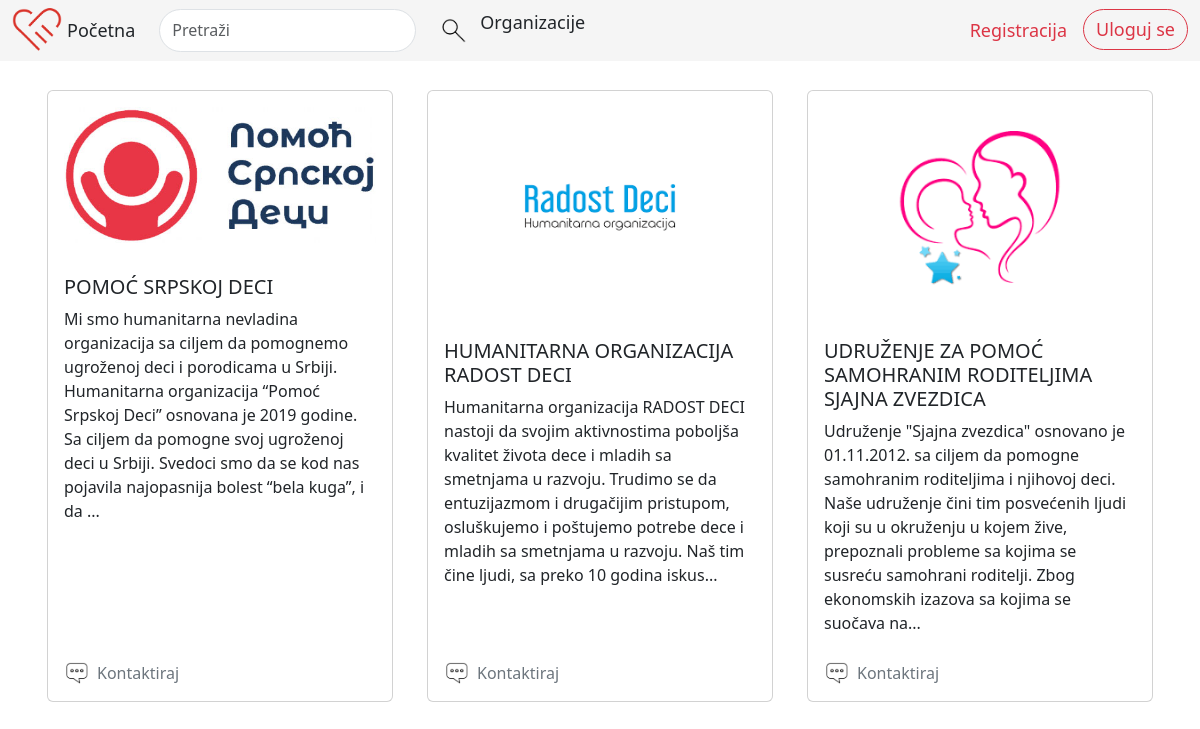
Page /organizacije/ on the committed database.
### users/models.py (models this page shows, shortened)
class Organization(models.Model):
    name = models.CharField(max_length=255)
    address = models.CharField(max_length=255)
    pib = models.CharField(max_length=50)
    website = models.URLField(blank=True, null=True)
    description = models.TextField()
    needs_description = models.TextField()
    accepted = models.BooleanField(default=False)
    user = models.ForeignKey(settings.AUTH_USER_MODEL, on_delete=models.CASCADE, null=True)

class User (AbstractBaseUser, PermissionsMixin):
    email = models.EmailField(unique=True , default='')
    username = models.CharField(blank=True,default='',unique=True, max_length=50)
    image = models.ImageField(blank=True, default='profile_pics/profil.png', upload_to='profile_pics')
    is_active = models.BooleanField(default=True)
    is_staff = models.BooleanField(default=False)
    is_organization = models.BooleanField(default=False)
    objects = CustomUserManager()
    USERNAME_FIELD = 'email'
    EMAIL_FIELD = 'email'
    REQUIRED_FIELDS = ['username']
    class Meta:
        verbose_name = "User"
        verbose_name_plural = "Users"

### Doniraj/views.py (the view)
# urls.py: path('organizacije/', views.organizacije, name='organizacije'),
def organizacije(request):
    organizations = Organization.objects.filter(accepted = True).all()
    return render(request, 'organizacije.html', {'organizations': organizations})

### templates/organizacije.html (shortened to what this page needs)
{% extends 'layout.html' %}
{% block content %}
<div class="container card-container py-4">
    <div class="row justify-content-center">
        {% for organization in organizations %}
        <div class="col-12 col-md-6 col-lg-4 mb-4">
            <div class="card card-shadow h-100">
                <a href="/organizacijaOglas/{{ organization.id }}">
                    <div class="text-center p-3">
                        <img src="{{ organization.user.image.url }}" class="organizacija-card-img img-fluid card-profile-image" alt="slika" style="max-height: 200px; object-fit: cover;">
                    </div>
                </a>
                <div class="card-body card-body-flex d-flex flex-column">
                    <h5 class="card-title card-title-bold">{{ organization.name }}</h5>
                    <p class="card-text card-text-muted">{{ organization.description|slice:":300" }}{% if organization.description|length > 300 %}...{% endif %}</p>
                    <div class="mt-auto d-flex align-items-center card-contact-link">
                        <img src="/media/images/chat.png" alt="chat" width="25px" class="me-2 card-chat-icon">
                        <a href="{% url 'chat:start-chat' organization.user.username %}" class="link-secondary card-link-secondary " id = "kontaktirajDugme">Kontaktiraj</a>
                    </div>
                </div>
            </div>
        </div>
        {% endfor %}
    </div>
</div>
{% endblock %}

### static/css/style.css (style rules this page uses)
.card { margin: 5px; }
.card-body { flex-grow: 1; display: flex; flex-direction: column; justify-content: space-between; }
.card-profile-image { border-top-left-radius: 10px; border-top-right-radius: 10px; }
.link-secondary { display: flex; align-items: center; text-decoration: none; color: #6c757d; }

### rows in the picture
Organization: user.image (picture), name "POMOĆ SRPSKOJ DECI", description "Mi smo humanitarna nevladina organizacija sa ciljem da pomognemo ugroženoj deci i porodicama u Srbiji. Humanitarna organizacija “Pomoć Srpskoj Deci” osnovana je 2019 godine. Sa ciljem da pomogne svoj ugroženoj deci u Srbiji. Svedoci smo da se kod nas pojavila najopasnija bolest “bela kuga”, i da"
Organization: user.image (picture), name "HUMANITARNA ORGANIZACIJA RADOST DECI", description "Humanitarna organizacija RADOST DECI nastoji da svojim aktivnostima poboljša kvalitet života dece i mladih sa smetnjama u razvoju. Trudimo se da entuzijazmom i drugačijim pristupom, osluškujemo i poštujemo potrebe dece i mladih sa smetnjama u razvoju. Naš tim čine ljudi, sa preko 10 godina iskus"
Organization: user.image (picture), name "UDRUŽENJE ZA POMOĆ SAMOHRANIM RODITELJIMA SJAJNA ZVEZDICA", description "Udruženje \"Sjajna zvezdica\" osnovano je 01.11.2012. sa ciljem da pomogne samohranim roditeljima i njihovoj deci. Naše udruženje čini tim posvećenih ljudi koji su u okruženju u kojem žive, prepoznali probleme sa kojima se susreću samohrani roditelji. Zbog ekonomskih izazova sa kojima se suočava na"
